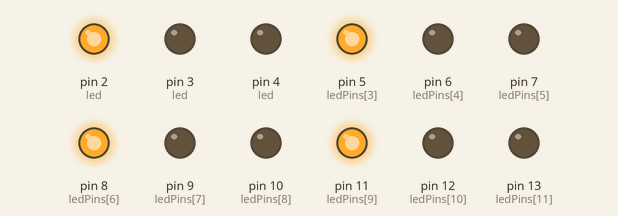
This sketch was run on a simulated Arduino Uno, built with avr-gcc and run on an emulated ATmega328P. Shown: output pins drawn as LEDs (lit = HIGH).

Above: at 0.1 s.
At 4.1 s:
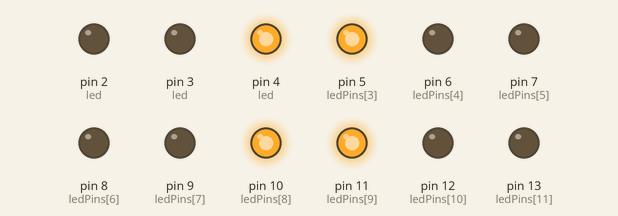
At 9.1 s:
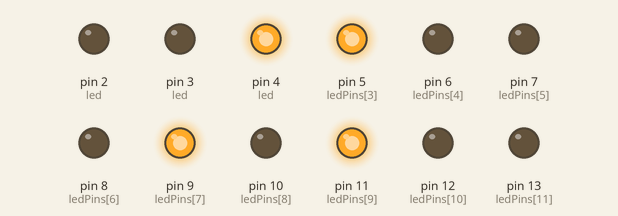
At 18.1 s:
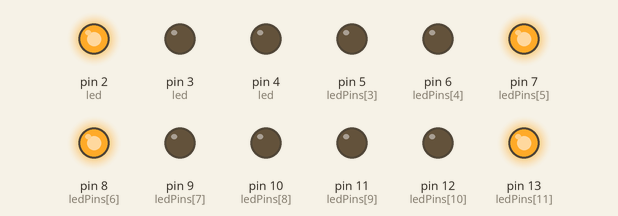
At 28.1 s:
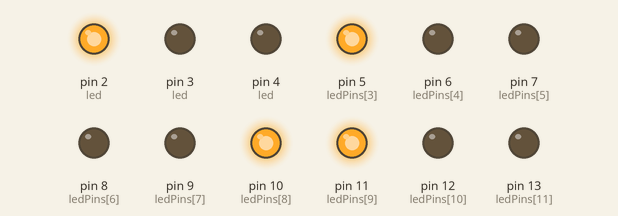
At 37.1 s:
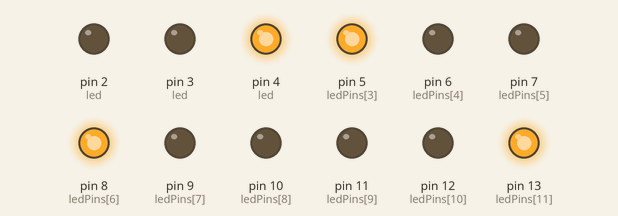
Timing chart, 0 to 40.0 s (numbered marks = the images above):
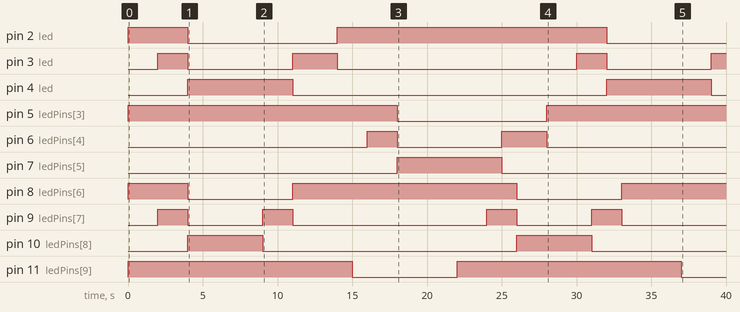

Measured:
- by itself, pin 2 (led): HIGH → LOW at 4.0 s, → HIGH 10.0 s later, → LOW 18.0 s later
- by itself, pin 3 (led): goes HIGH 2.0 s, LOW 7.0 s, HIGH 3.0 s, LOW 16.0 s, HIGH 2.0 s, LOW 7.0 s, then HIGH
- by itself, pin 4 (led): alternates HIGH for 7.0 s and LOW for 21.0 s
- by itself, pin 5 (ledPins[3]): HIGH → LOW at 18.0 s, → HIGH 10.0 s later
- by itself, pin 6 (ledPins[4]): LOW → HIGH at 16.0 s, → LOW 2.0 s later, → HIGH 7.0 s later, → LOW 3.0 s later
- by itself, pin 7 (ledPins[5]): LOW → HIGH at 18.0 s, → LOW 7.0 s later
- by itself, pin 8 (ledPins[6]): alternates HIGH for 15.0 s and LOW for 7.0 s
- by itself, pin 9 (ledPins[7]): LOW → HIGH at 2.0 s, → LOW 2.0 s later, → HIGH 5.0 s later, → LOW 2.0 s later, … (8 changes in this stretch)

The sketch:

LightSignal.ino
```cpp
unsigned long ardTime;
unsigned long timer1 = 0;
unsigned long timer2 = 0;
int stage1 = 0;
int stage2 = 0;
boolean revers1 = false;
boolean revers2 = false;
boolean switchLight = false;
int ledPins[] = {2, 3, 4, 5, 6, 7, 8, 9, 10, 11, 12, 13};

void setup() {
  Serial.begin(9600);
  light(switchLight,0,revers1);
  light(!switchLight,0,revers2);

  for(int i = 0; i<12;i++){
    pinMode(ledPins[i], OUTPUT);
  }

}
void loop() {
  ardTime = millis();
  //digitalWrite(13, LOW);
  if(ardTime-timer1>2000 && stage1 == 0){
    stage1++;
    timer1 = ardTime;
    light(switchLight,stage1, revers1);
  }
  else if(ardTime-timer1>2000 && stage1 == 1){
    stage1++;
    light(switchLight,stage1,revers1);
    timer1= ardTime;
  }
  else if(ardTime-timer1>7000 && stage1 == 2){
    stage1++;
    light(switchLight,stage1,revers1);
    timer1= ardTime;
  }
  else if(ardTime-timer1>3000&& stage1 == 3){
    stage1=0;
    light(switchLight,stage1,revers1);
    timer1= ardTime;
    revers1=!revers1;
  }

  if(ardTime-timer2>2000 && stage2 == 0){
    stage2++;
    timer2 = ardTime;
    light(!switchLight,stage2,revers2);
  }
  else if(ardTime-timer2>2000 && stage2 == 1){
    stage2++;
    light(!switchLight,stage2,revers2);
    timer2= ardTime;
  }
  else if(ardTime-timer2>5000 && stage2 == 2){
    stage2++;
    light(!switchLight,stage2,revers2);
    timer2= ardTime;
  }
  else if(ardTime-timer2>2000&& stage2 == 3){
    stage2=0;
    light(!switchLight,stage2,revers2);
    timer2= ardTime;
    revers2=!revers2;
  }

}

void light(boolean switchLight, int stage, boolean revers){

  int ledPin;

  switch(stage){
    case 0:
      RR(switchLight);
      break;
    case 1:
      RYR(switchLight,revers);
      break;
    case 2:
      RG(switchLight,revers);
      break;
    case 3:
      RY(switchLight,revers);
      break;
  }

}

void RR(boolean switchLight){
  int led =2;
  if(switchLight==true) led+=6;
  digitalWrite(led,HIGH);
  digitalWrite(led+1,LOW);
  digitalWrite(led+3,HIGH);
  digitalWrite(led+4,LOW);
}

void RYR(boolean switchLight,boolean lastLight){
  int led =3;
  if(switchLight)led+=6;
  if(lastLight)led+=3;
  digitalWrite(led,HIGH);
}

void RG(boolean switchLight,boolean lastLight){
  int led = 4;
  if(switchLight)led+=6;
  if(lastLight)led+=3;
  digitalWrite(led,HIGH);
  digitalWrite(led-1,LOW);
  digitalWrite(led-2,LOW);
}

void RY(boolean switchLight,boolean lastLight){
  int led =3;
  if(switchLight)led+=6;
  if(lastLight)led+=3;
  digitalWrite(led,HIGH);
  digitalWrite(led+1,LOW);
}
```
